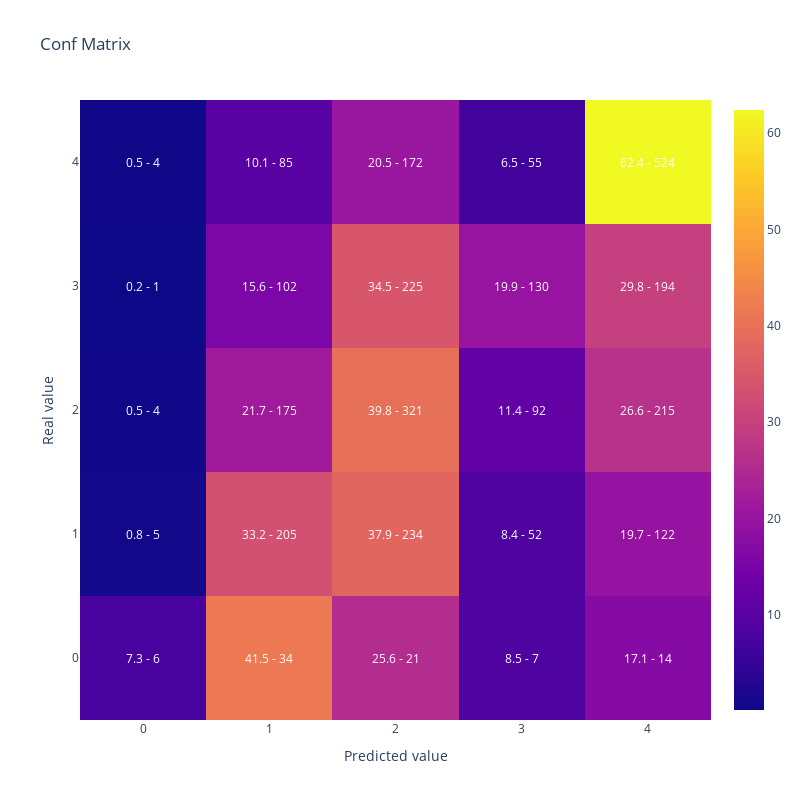

Write notebook code for a chart like this one.
### Code cell
#Vamos a replicar el resultado de la optimizacion reentrenando el modelo con el mejor conjunto de hiperparametros
#Generamos parametros incluyendo los fijos y la mejor solución que encontro optuna
lgb_params =  {      
                        'objective': 'multiclass',
                        'verbosity':-1,
                        'num_class': len(y_train.unique())} | study.best_params

lgb_train_dataset = lgb.Dataset(data=X_train,
                                label=y_train)


#Entreno
lgb_model = lgb.train(lgb_params,
                    lgb_train_dataset)

#Muestro matriz de confusion y kappa
display(plot_confusion_matrix(y_test,lgb_model.predict(X_test).argmax(axis=1)))

cohen_kappa_score(y_test,lgb_model.predict(X_test).argmax(axis=1),
                             weights = 'quadratic')

### Figure 1 — Plotly figure (JSON) as saved in the notebook; plotly's stock layout.template omitted (floating-point values rounded to 4 significant figures)
{"data": [{"type": "heatmap", "x": [0, 1, 2, 3, 4], "y": [0, 1, 2, 3, 4], "z": [[7.317, 41.46, 25.61, 8.537, 17.07], [0.8091, 33.17, 37.86, 8.414, 19.74], [0.4957, 21.69, 39.78, 11.4, 26.64], [0.1534, 15.64, 34.51, 19.94, 29.75], [0.4762, 10.12, 20.48, 6.548, 62.38]]}], "layout": {"annotations": [{"font": {"color": "white"}, "showarrow": false, "text": "7.3 - 6", "x": 0, "xref": "x", "y": 0, "yref": "y"}, {"font": {"color": "white"}, "showarrow": false, "text": "41.5 - 34", "x": 1, "xref": "x", "y": 0, "yref": "y"}, {"font": {"color": "white"}, "showarrow": false, "text": "25.6 - 21", "x": 2, "xref": "x", "y": 0, "yref": "y"}, {"font": {"color": "white"}, "showarrow": false, "text": "8.5 - 7", "x": 3, "xref": "x", "y": 0, "yref": "y"}, {"font": {"color": "white"}, "showarrow": false, "text": "17.1 - 14", "x": 4, "xref": "x", "y": 0, "yref": "y"}, {"font": {"color": "white"}, "showarrow": false, "text": "0.8 - 5", "x": 0, "xref": "x", "y": 1, "yref": "y"}, {"font": {"color": "white"}, "showarrow": false, "text": "33.2 - 205", "x": 1, "xref": "x", "y": 1, "yref": "y"}, {"font": {"color": "white"}, "showarrow": false, "text": "37.9 - 234", "x": 2, "xref": "x", "y": 1, "yref": "y"}, {"font": {"color": "white"}, "showarrow": false, "text": "8.4 - 52", "x": 3, "xref": "x", "y": 1, "yref": "y"}, {"font": {"color": "white"}, "showarrow": false, "text": "19.7 - 122", "x": 4, "xref": "x", "y": 1, "yref": "y"}, {"font": {"color": "white"}, "showarrow": false, "text": "0.5 - 4", "x": 0, "xref": "x", "y": 2, "yref": "y"}, {"font": {"color": "white"}, "showarrow": false, "text": "21.7 - 175", "x": 1, "xref": "x", "y": 2, "yref": "y"}, {"font": {"color": "white"}, "showarrow": false, "text": "39.8 - 321", "x": 2, "xref": "x", "y": 2, "yref": "y"}, {"font": {"color": "white"}, "showarrow": false, "text": "11.4 - 92", "x": 3, "xref": "x", "y": 2, "yref": "y"}, {"font": {"color": "white"}, "showarrow": false, "text": "26.6 - 215", "x": 4, "xref": "x", "y": 2, "yref": "y"}, {"font": {"color": "white"}, "showarrow": false, "text": "0.2 - 1", "x": 0, "xref": "x", "y": 3, "yref": "y"}, {"font": {"color": "white"}, "showarrow": false, "text": "15.6 - 102", "x": 1, "xref": "x", "y": 3, "yref": "y"}, {"font": {"color": "white"}, "showarrow": false, "text": "34.5 - 225", "x": 2, "xref": "x", "y": 3, "yref": "y"}, {"font": {"color": "white"}, "showarrow": false, "text": "19.9 - 130", "x": 3, "xref": "x", "y": 3, "yref": "y"}, {"font": {"color": "white"}, "showarrow": false, "text": "29.8 - 194", "x": 4, "xref": "x", "y": 3, "yref": "y"}, {"font": {"color": "white"}, "showarrow": false, "text": "0.5 - 4", "x": 0, "xref": "x", "y": 4, "yref": "y"}, {"font": {"color": "white"}, "showarrow": false, "text": "10.1 - 85", "x": 1, "xref": "x", "y": 4, "yref": "y"}, {"font": {"color": "white"}, "showarrow": false, "text": "20.5 - 172", "x": 2, "xref": "x", "y": 4, "yref": "y"}, {"font": {"color": "white"}, "showarrow": false, "text": "6.5 - 55", "x": 3, "xref": "x", "y": 4, "yref": "y"}, {"font": {"color": "white"}, "showarrow": false, "text": "62.4 - 524", "x": 4, "xref": "x", "y": 4, "yref": "y"}], "height": 800, "title": {"text": "Conf Matrix"}, "width": 800, "xaxis": {"title": {"text": "Predicted value"}}, "yaxis": {"title": {"text": "Real value"}}}}
